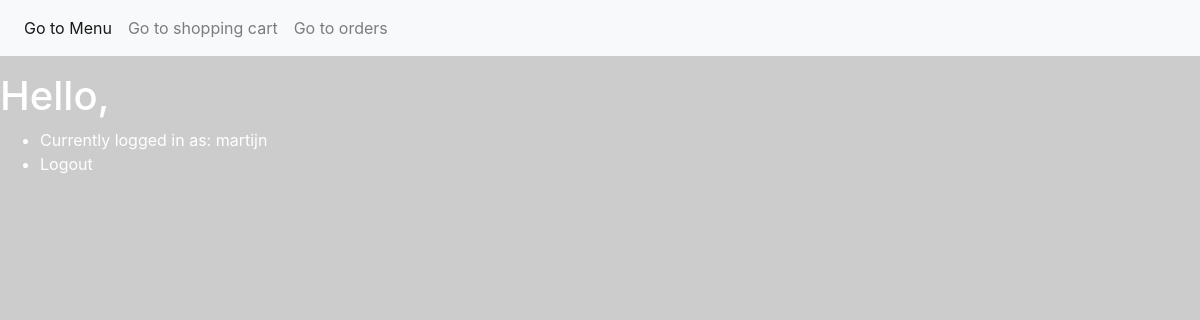
The app's page /orders (signed in), older data.
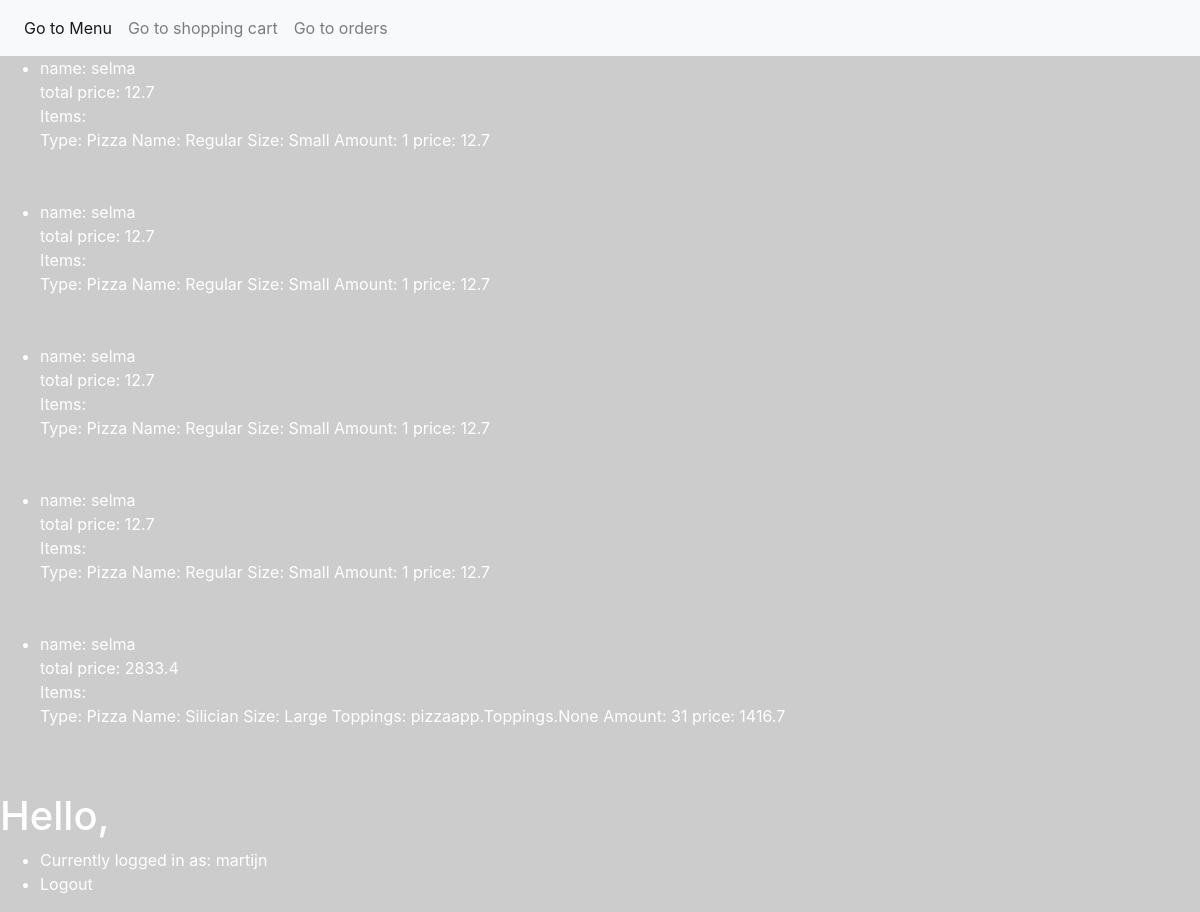
The same page, newer data.
### pizzaapp/models.py (models this page shows, shortened)
class Order(models.Model):
    user = models.ForeignKey(User, on_delete=models.CASCADE, related_name="UserOrder")
    totalprice = models.FloatField()
    delivered = models.BooleanField(blank=True, null=True)

class Item(models.Model):
    type = models.ForeignKey(Type, blank=True, on_delete=models.CASCADE, related_name="Type")
    name = models.ForeignKey(Name, blank=True, on_delete=models.CASCADE, related_name="Name")
    size = models.ForeignKey(Size, blank=True, null=True, on_delete=models.CASCADE, related_name="Size")
    toppings = models.ManyToManyField(Toppings, blank=True, related_name="Toppings")
    extracheese = models.BooleanField(blank=True, null=True)
    price = models.FloatField()
    amount = models.IntegerField(blank=True, null=True)
    order = models.ForeignKey(Order, blank=True, null=True, on_delete=models.CASCADE, related_name="Order")

class Type(models.Model):
    name = models.CharField(max_length=25)
    def __str__ (self):
        return self.name

class Name(models.Model):
    name = models.CharField(max_length=25)
    type = models.ForeignKey(Type, blank=True, null=True, on_delete=models.CASCADE, related_name="Typename")
    def __str__ (self):
        return self.name

class Size(models.Model):
    name =  models.CharField(max_length=25)
    def __str__(self):
        return self.name

### pizzaapp/views.py (the view)
# urls.py: path("orders", views.orders, name = "orders"),
def orders(request):
    if not request.user.is_authenticated or not request.user.is_superuser:
        return render(request, "login.html", {"message": None})
    context = {"orders": Order.objects.all(),
                "items": Item.objects.all()
            }
    return render(request, "orders.html", context)

### pizzaapp/templates/orders.html
{% extends "template.html" %}
{% block body %}
    <ul>
        {% for order in orders %}
        <li>
            name: {{ order.user }} <br>
            total price: {{order.totalprice}}<br>
            Items:<br>
            {% for item in items  %}
            {% if item.order == order %}
            Type: {{item.type }} Name: {{ item.name}} Size: {{item.size }} {% if item.toppings.count != 0 %} Toppings: {{item.toppings}} {% endif %} Amount:
            {{item.amount}} price: {{item.price}}<br>
            {% endif %}
            {% endfor %}
        </li>
        <br>
        <br>
        {% endfor %}
    </ul>
    <h1>Hello, {{ user.first_name }}</h1>
    <ul>
        <li>Currently logged in as: {{ user.username }}</li>
        <li><a href="{% url 'logout' %}">Logout</a></li>
    </ul>
    {% endblock %}

### pizzaapp/templates/template.html (shortened to what this page needs)
<!DOCTYPE html>
<html lang="en">
<head>
    <link rel="stylesheet" href="https://maxcdn.bootstrapcdn.com/bootstrap/4.0.0/css/bootstrap.min.css"
>
    {% load static %}
    <link rel="stylesheet" type="text/css" href="{% static 'pizzaapp/styles.css' %}">
</head>
<body>
    <nav class="navbar navbar-expand-lg navbar-light bg-light">
        <div class="collapse navbar-collapse" id="navbarNav">
            <ul class="navbar-nav">
                <li class="nav-item active">
                    <a class="nav-link" href="{% url 'index'%}">Go to Menu <span class="sr-only">(current)</span></a>
                </li>
                <li class="nav-item">
                    <a class="nav-link" href="{% url 'shoppingcart'%}">Go to shopping cart</a>
                </li>
                {% if request.user.is_superuser %}
                <li class="nav-item">
                    <a class="nav-link" href="{% url 'orders'%}">Go to orders</a>
                </li>
                {% endif %}
            </ul>
        </div>
    </nav>
    {% block body %} {% endblock %}
</body>
</html>

### pizzaapp/static/pizzaapp/styles.css (style rules this page uses)
body { background-image: url("https://wallpaperaccess.com/full/46429.jpg"); background-color: #cccccc; color: #ffffff }
a { color: #ffffff }

Row changes from the older to the newer data that the page shows:
added Order: user "selma", totalprice "12.7"
added Item: type "Pizza", name "Regular", size "Small", amount "1", price "12.7", shown under "selma"
added Order: user "selma", totalprice "12.7"
added Item: type "Pizza", name "Regular", size "Small", amount "1", price "12.7", shown under "selma"
added Order: user "selma", totalprice "12.7"
added Item: type "Pizza", name "Regular", size "Small", amount "1", price "12.7", shown under "selma"
added Order: user "selma", totalprice "12.7"
added Item: type "Pizza", name "Regular", size "Small", amount "1", price "12.7", shown under "selma"
added Order: user "selma", totalprice "2833.4"
added Item: type "Pizza", name "Silician", size "Large", toppings "pizzaapp.Toppings.None", amount "31", price "1416.7", shown under "selma"
